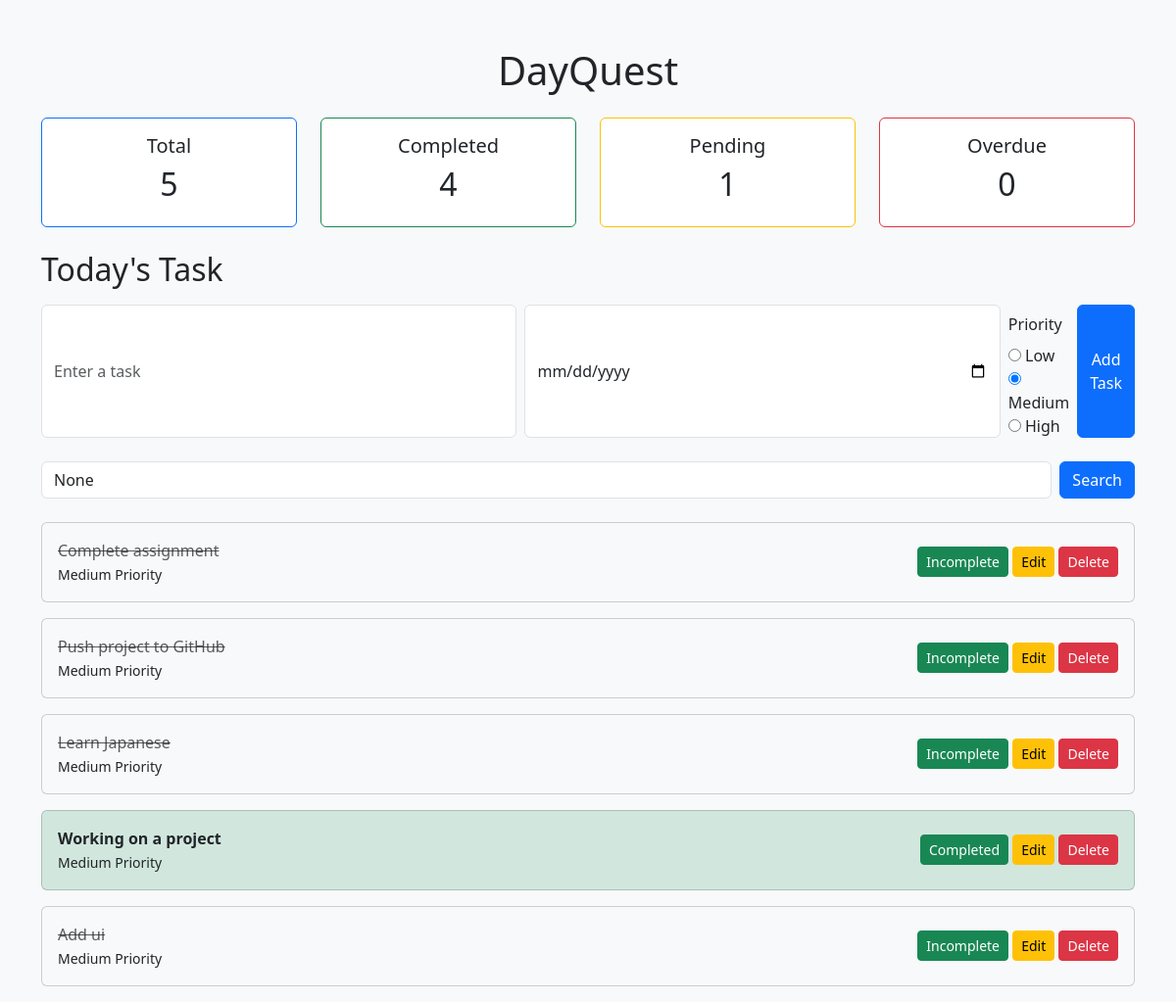
/, run on an earlier commit of the app's database.
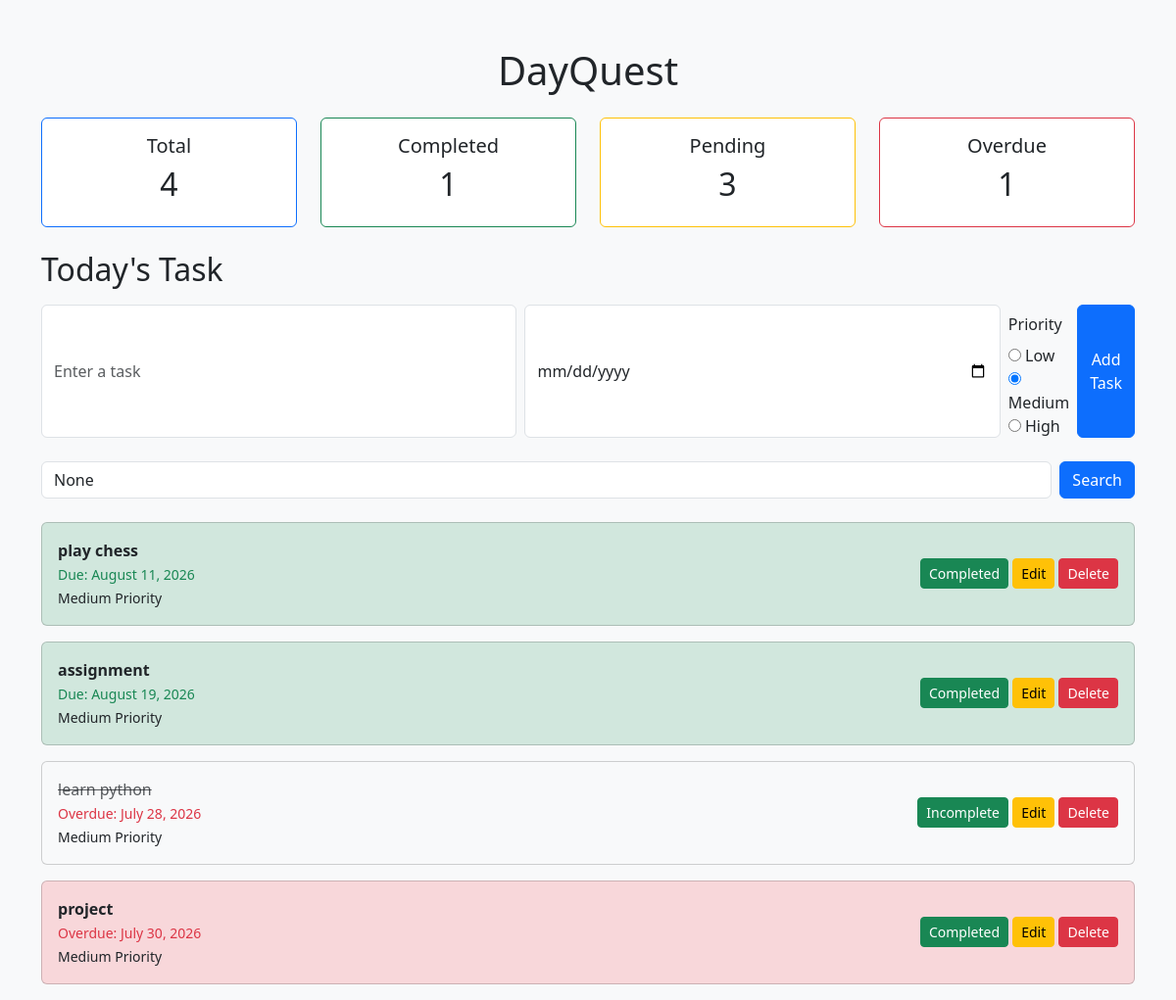
And on a later commit of the database.
### tasks/models.py (models this page shows, shortened)
class Task(models.Model):
    title=models.CharField(max_length=200)
    completed=models.BooleanField(default=False)
    due_date=models.DateField(null=True, blank=True)
    priority= models.CharField(max_length=10, choices=PRIORITY_CHOICES,default="Medium")

### tasks/views.py (the view)
# urls.py: 2. Add a URL to urlpatterns:  path('', views.home, name='home')
def home(request):
    if request.method=="POST":
        title=request.POST.get("title")
        due_date=request.POST.get("due_date")
        priority=request.POST.get("priority")
        Task.objects.create(title=title, due_date=due_date,priority=priority)
        return redirect("home")
    tasks=Task.objects.all()
    search_query=request.GET.get("search")
    if search_query:
        tasks=Task.objects.filter(title__icontains=search_query)
    else:
        tasks=Task.objects.all()
    total_tasks=tasks.count()
    completed_tasks=tasks.filter(completed=True).count()
    pending_tasks=tasks.filter(completed=False).count()
    today=date.today()
    for task in tasks:
        if task.due_date:
            task.is_overdue= task.due_date < today
            task.is_today= task.due_date == today
        else:
            task.is_overdue= False
            task.is_today= False
    overdue_tasks=tasks.filter(due_date__lt=today, completed=False).count()
    context={
        "tasks":tasks,
        "today": date.today(),
        "total_tasks": total_tasks,
        "completed_tasks": completed_tasks,
        "pending_tasks": pending_tasks,
        "overdue_tasks": overdue_tasks,
        "search_query": search_query
    }
    return render(request, "tasks/home.html", context)

### tasks/templates/tasks/home.html (shortened to what the changed rows need)
<!DOCTYPE html>
<html>
    <head>
        <link href="https://cdn.jsdelivr.net/npm/bootstrap@5.3.7/dist/css/bootstrap.min.css" rel="stylesheet">
    </head>
    <body class="bg-light">
        <div class="container mt-5">
        <h1 class="text-center mb-4">DayQuest</h1>
        <div class="row mb-4">
            <div class="col-md-3">
                <div class="card text-center border-primary">
                    <div class="card-body">
                        <h5>Total</h5>
                        <h2>{{ total_tasks }}</h2>
                    </div>
                </div>
            </div>
            <div class="col-md-3">
                <div class="card text-center border-success">
                    <div class="card-body">
                        <h5>Completed</h5>
                        <h2>{{ completed_tasks }}</h2>
                    </div>
                </div>
            </div>
            <div class="col-md-3">
                <div class="card text-center border-warning">
                    <div class="card-body">
                        <h5>Pending</h5>
                        <h2>{{ pending_tasks }}</h2>
                    </div>
                </div>
            </div>
            <div class="col-md-3">
                <div class="card text-center border-danger">
                    <div class="card-body">
                        <h5>Overdue</h5>
                        <h2>{{ overdue_tasks }}</h2>
                    </div>
                </div>
            </div>
        </div>
        <h2 class="mb-3">Today's Task</h2>
        {% for task in tasks %}
        <div class="card mb-3
        {% if task.completed %}
        bg-light
        {% elif task.is_overdue %}
        bg-danger-subtle
        {% elif task.is_today %}
        bg-warning-subtle
        {% else %}
        bg-success-subtle
        {% endif %}">
            <div class="card-body d-flex justify-content-between align-items-center">
                <div>
                    {% if task.completed %}
                    <span class="text-decoration-line-through text-muted">{{ task.title }}</span>
                    {% else %}
                    <strong> {{ task.title }} </strong>
                    {% endif %}
                    {% if task.due_date %}
                    <br>
                    {% if task.is_overdue  %}
                    <small class="text-danger">Overdue: {{ task.due_date|date:"F d, Y" }}</small>
                    {% elif task.is_today %}
                    <small class="text-warning">Due Today: {{ task.due_date|date:"F d, Y" }}</small>
                    {% else %}
                    <small class="text-success">Due: {{ task.due_date|date:"F d, Y" }}</small>
                    {% endif %}
                    {% endif %}
                    <br>
                    <small>
                        {% if task.priority == "High" %}
                        High Priority
                        {% elif task.priority == "Medium" %}
                        Medium Priority
                        {% else %}
                        Low Priority
                        {% endif %}
                    </small>
                </div>
                <div>
                    {% if not task.completed %}
                    <a href="{% url 'complete_task' task.id %}" class="btn btn-success btn-sm">Completed</a>
                    {% else %}
                    <a href="{% url 'complete_task' task.id %}" class="btn btn-success btn-sm">Incomplete</a>
                    {% endif %}
                    <a href="{% url 'edit_task' task.id %}" class="btn btn-warning btn-sm">Edit</a>
                    <a href="{% url 'delete_task' task.id %}" class="btn btn-danger btn-sm">Delete</a>
                </div>
            </div>
        </div>
        {% empty %}
        <p class="text-center text-muted">No tasks available.</p>
        {% endfor %}
    </div>
    </body>
</html>

What changed in the data, as far as the page shows it:
removed Task: title "Complete assignment", priority "Medium Priority", completed "Incomplete"
removed Task: title "Push project to GitHub", priority "Medium Priority", completed "Incomplete"
removed Task: title "Learn Japanese", priority "Medium Priority", completed "Incomplete"
removed Task: title "Working on a project", priority "Medium Priority", completed "Completed"
removed Task: title "Add ui", priority "Medium Priority", completed "Incomplete"
added Task: title "play chess", due_date "August 11, 2026", priority "Medium Priority", completed "Completed"
added Task: title "assignment", due_date "August 19, 2026", priority "Medium Priority", completed "Completed"
added Task: title "learn python", due_date "July 28, 2026", priority "Medium Priority", completed "Incomplete"
added Task: title "project", due_date "July 30, 2026", priority "Medium Priority", completed "Completed"
Also different on the page:
{{ total_tasks }}: "5" → "4"
{{ completed_tasks }}: "4" → "1"
{{ pending_tasks }}: "1" → "3"
{{ overdue_tasks }}: "0" → "1"
